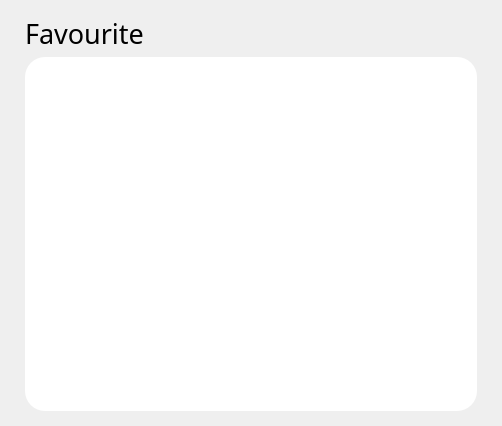
<?xml version="1.0" encoding="UTF-8"?>
<ui version="4.0">
 <class>Form</class>
 <widget class="QWidget" name="Form">
  <property name="geometry">
   <rect>
    <x>0</x>
    <y>0</y>
    <width>502</width>
    <height>426</height>
   </rect>
  </property>
  <property name="windowTitle">
   <string>Form</string>
  </property>
  <layout class="QVBoxLayout" name="verticalLayout">
   <property name="spacing">
    <number>5</number>
   </property>
   <property name="leftMargin">
    <number>25</number>
   </property>
   <property name="topMargin">
    <number>15</number>
   </property>
   <property name="rightMargin">
    <number>25</number>
   </property>
   <property name="bottomMargin">
    <number>15</number>
   </property>
   <item>
    <widget class="QLabel" name="label">
     <property name="font">
      <font>
       <family>Poppins</family>
       <pointsize>20</pointsize>
      </font>
     </property>
     <property name="text">
      <string>Favourite</string>
     </property>
    </widget>
   </item>
   <item>
    <widget class="QListWidget" name="listWidget">
     <property name="styleSheet">
      <string notr="true">#listWidget { 
	padding: 20px;
	background-color: rgb(255, 255, 255);
	border: none;
	border-radius: 20px;
}</string>
     </property>
    </widget>
   </item>
  </layout>
 </widget>
 <resources/>
 <connections/>
</ui>
